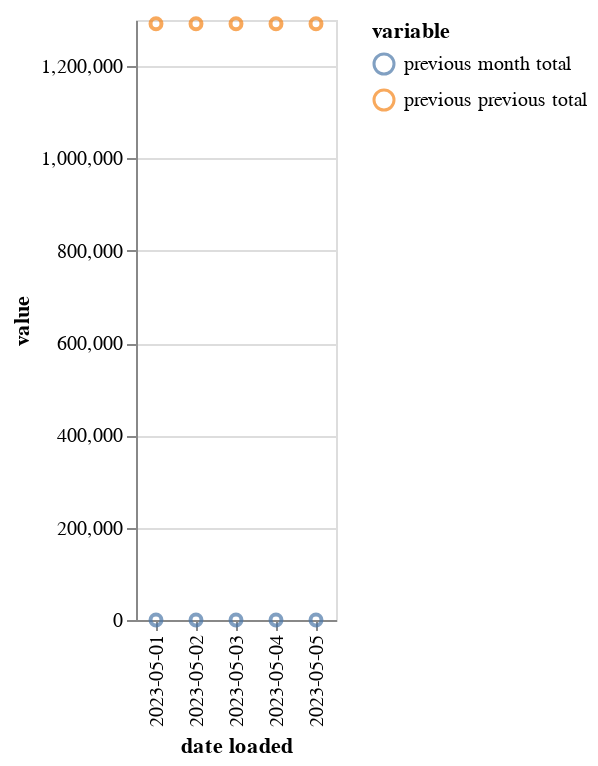

Notebook cell for this chart:
### Code cell
(
    alt.Chart(total_tidy)
    .mark_point()
    .encode(
        x='date loaded',
        y='value',
        color='variable'
    )
)

### Figure 1 — Vega-Lite specification as saved in the notebook (floating-point values rounded to 4 significant figures)
{"config": {"view": {"continuousWidth": 300, "continuousHeight": 300}}, "data": {"name": "data-0d1c615b07f7bc32cd954ea4e4bf99af"}, "mark": {"type": "point"}, "encoding": {"color": {"field": "variable", "type": "nominal"}, "x": {"field": "date loaded", "type": "nominal"}, "y": {"field": "value", "type": "quantitative"}}, "$schema": "https://vega.github.io/schema/vega-lite/v5.8.0.json", "datasets": {"data-0d1c615b07f7bc32cd954ea4e4bf99af": [{"date loaded": "2023-05-01", "variable": "previous month total", "value": 13}, {"date loaded": "2023-05-02", "variable": "previous month total", "value": 13}, {"date loaded": "2023-05-03", "variable": "previous month total", "value": 13}, {"date loaded": "2023-05-04", "variable": "previous month total", "value": 13}, {"date loaded": "2023-05-05", "variable": "previous month total", "value": 13}, {"date loaded": "2023-05-01", "variable": "previous previous total", "value": 1291893}, {"date loaded": "2023-05-02", "variable": "previous previous total", "value": 1291893}, {"date loaded": "2023-05-03", "variable": "previous previous total", "value": 1291893}, {"date loaded": "2023-05-04", "variable": "previous previous total", "value": 1291893}, {"date loaded": "2023-05-05", "variable": "previous previous total", "value": 1291893}]}}
